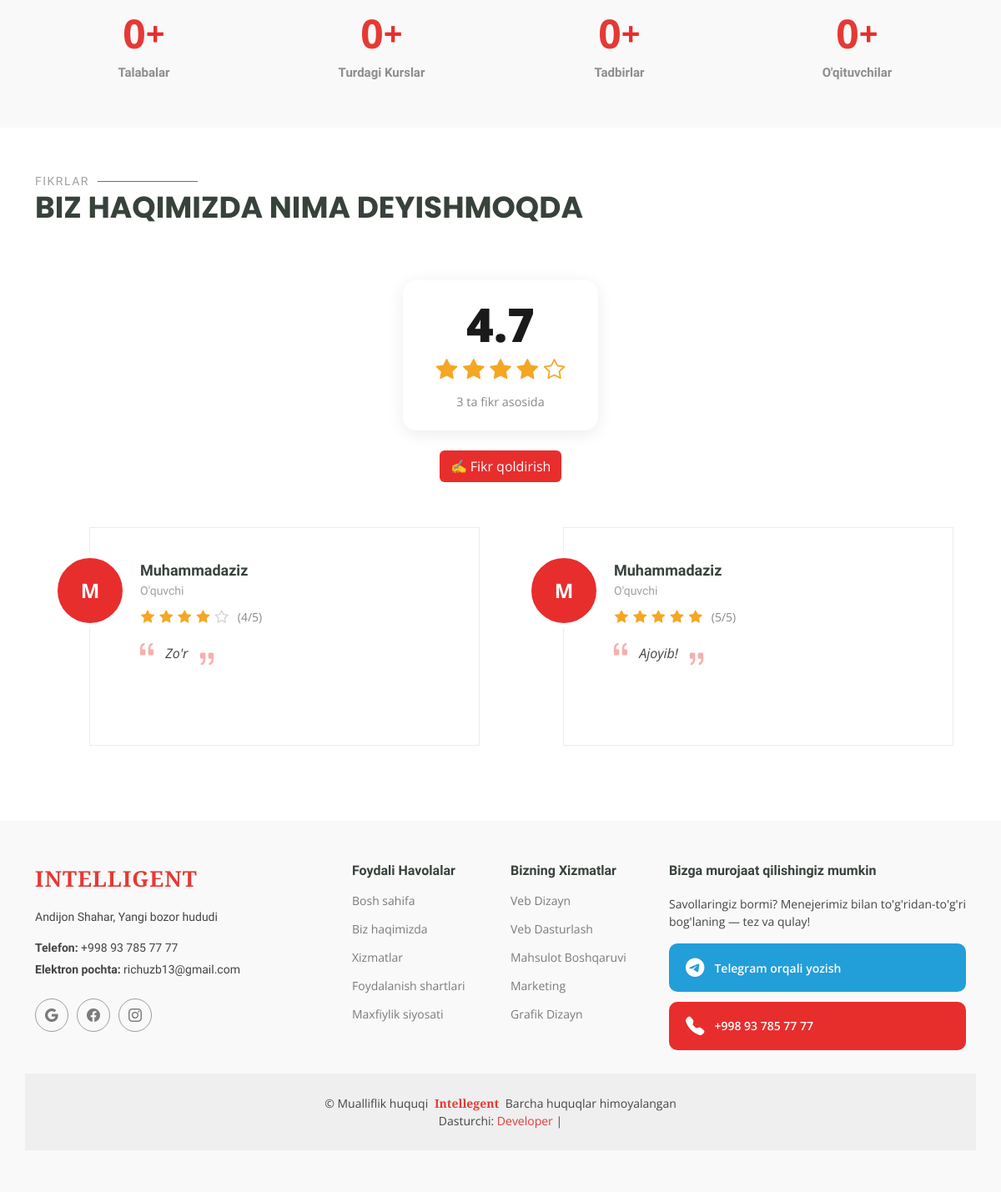
Page /about/ (lower part) on the earlier database version.
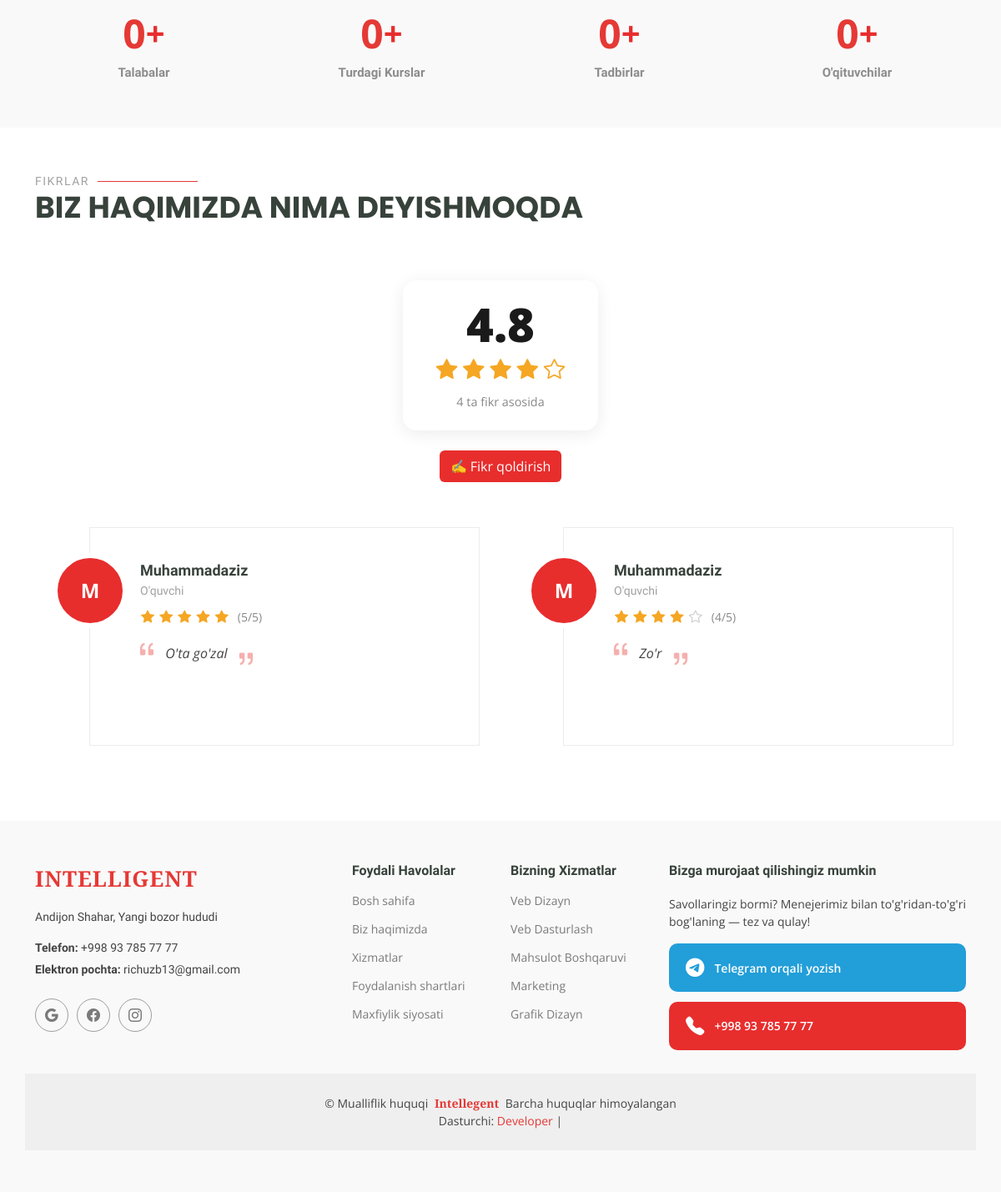
Same page on the later database version.
### main/models.py (models this page shows, shortened)
class Testimonial(models.Model):
    name = models.CharField(max_length=100)
    role = models.CharField(max_length=100)
    rating = models.IntegerField(default=5)
    comment = models.TextField()
    image = models.ImageField(upload_to='testimonials/', blank=True, null=True)
    created_at = models.DateTimeField(auto_now_add=True)

### main/views.py (the view)
# urls.py: path('about/', views.about, name='about'),
def about(request):
    testimonials = Testimonial.objects.all().order_by('-created_at')
    average_rating = Testimonial.objects.aggregate(Avg('rating'))['rating__avg']
    average_rating = round(average_rating, 1) if average_rating else 0
    total_reviews = Testimonial.objects.count()
    form = TestimonialForm()
    if request.method == 'POST':
        form = TestimonialForm(request.POST)
        if form.is_valid():
            form.save()
            return redirect('about')
    return render(request, 'about.html', {
        'testimonials': testimonials,
        'form': form,
        'average_rating': average_rating,
        'total_reviews': total_reviews,
    })

### templates/about.html (shortened to what the changed rows need)
{% extends 'base.html' %}
{% load static %}
{% block content %}
<main class="main">
  <section id="testimonials" class="testimonials section">
    <div class="container section-title" data-aos="fade-up">
      <h2>Fikrlar</h2>
    </div>
    <div class="text-center mb-4" data-aos="fade-up">
      <div style="display: inline-block; background: white; border-radius: 16px; padding: 24px 40px; box-shadow: 0 4px 20px rgba(0,0,0,0.08);">
        <div style="font-size: 3.5rem; font-weight: 800; color: #1a1a1a; line-height: 1;">
          {{ average_rating }}
        </div>
        <div style="margin: 8px 0; font-size: 1.6rem; color: #f5a623;">
          {% for i in "12345" %}
            {% if forloop.counter <= average_rating %}
              <i class="bi bi-star-fill"></i>
            {% else %}
              <i class="bi bi-star"></i>
            {% endif %}
          {% endfor %}
        </div>
        <div style="color: #888; font-size: 0.9rem;">
          {{ total_reviews }} ta fikr asosida
        </div>
      </div>
    </div>
    <div class="container" data-aos="fade-up" data-aos-delay="100">
<div class="swiper init-swiper">
  <div class="swiper-wrapper">
    {% for t in testimonials %}
    <div class="swiper-slide">
      <div class="testimonial-wrap">
        <div class="testimonial-item">
          {% if t.image %}
            <img src="{{ t.image.url }}" class="testimonial-img" alt="{{ t.name }}">
          {% else %}
            <div class="testimonial-img d-flex align-items-center justify-content-center"
              style="background-color: #e82d2d; color: white; font-size: 1.5rem; font-weight: 700; border-radius: 50%; width: 90px; height: 90px;">
              {{ t.name|first|upper }}
            </div>
          {% endif %}
          <h3>{{ t.name }}</h3>
          <h4>{{ t.role }}</h4>
          <div class="stars">
            {% for i in "12345" %}
              {% if forloop.counter <= t.rating %}
                <i class="bi bi-star-fill" style="color: #f5a623;"></i>
              {% else %}
                <i class="bi bi-star" style="color: #ccc;"></i>
              {% endif %}
            {% endfor %}
            <small style="color: #888; margin-left: 6px;">({{ t.rating }}/5)</small>
          </div>
          <p>
            <i class="bi bi-quote quote-icon-left"></i>
            <span>{{ t.comment }}</span>
            <i class="bi bi-quote quote-icon-right"></i>
          </p>
        </div>
      </div>
    </div>
    {% endfor %}
  </div>
</div>
  </section></main>
{% endblock %}

Differences in the rows shown:
no longer on this page (row unchanged): Testimonial: name|first "M", name "Muhammadaziz", role "O'quvchi", rating "5", comment "Ajoyib!"
added Testimonial: name|first "M", name "Muhammadaziz", role "O'quvchi", rating "5", comment "O'ta go'zal"
Other differences:
{{ average_rating }}: "4.7" → "4.8"
{{ total_reviews }}: "3" → "4"
